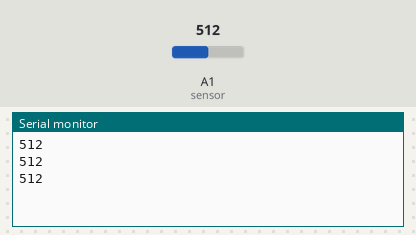
Bench run of a sketch on a simulated Arduino Uno, built with avr-gcc and run on an emulated ATmega328P. Parts: the last lines printed to the serial monitor. Inputs (shaded band) come from the test bench; at power-on: A1 (sensor) = 512.

Above: at 1.3 s.
1.4 s: A1 (sensor) set to 716
At 1.9 s:
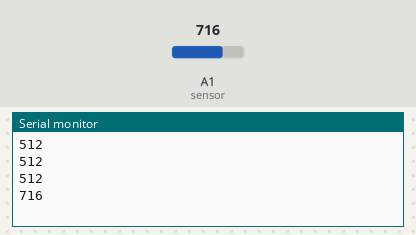
2.9 s: A1 (sensor) set to 900
At 3.3 s:
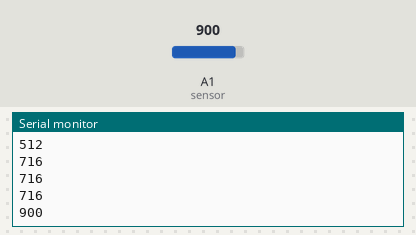
Timing chart, 0 to 5.9 s (numbered marks = the images above; inputs shaded):
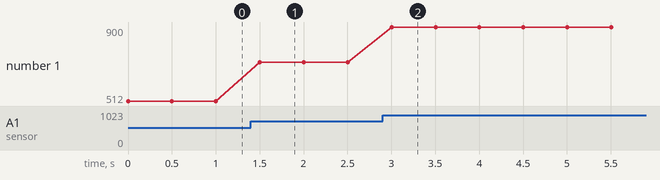

The sketch:

circuito_lm35.ino
```cpp
int valor_sensor = 0;
#define sensor 15

void setup() {
  Serial.begin(115200);
  pinMode(sensor, INPUT);

}

void loop() {
  valor_sensor = analogRead(sensor);
  Serial.println(valor_sensor);
  delay(500);

}
```

Measured:
- after the input at 1.4 s, the serial monitor: prints a new line after 0.10 s (image 1)
- after the input at 2.9 s, the serial monitor: prints a new line after 0.10 s (image 2)
- plotted number 1: 512 → 716 after the input at 1.4 s, 716 → 900 after the input at 2.9 s
